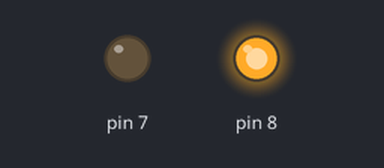
Recording of a sketch running on a simulated Arduino Uno, built with avr-gcc and run on an emulated ATmega328P. On the bench: output pins drawn as LEDs (lit = HIGH).

Above: at 0.5 s.
At 2.5 s:
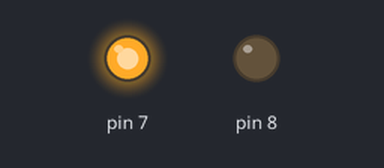
At 4.5 s:
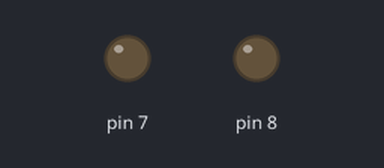
Timing chart, 0 to 7.8 s (numbered marks = the images above):
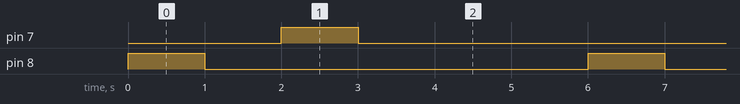

Measured:
- by itself, pin 7, pin 8: alternates HIGH for 1.0 s and LOW for 5.0 s
- by itself, everything shown: repeats every 6.0 s, in 4 steps

The sketch:

Blink.ino
```cpp
void setup( ) {
pinMode( 8, OUTPUT) ;

pinMode( 7, OUTPUT) ;

pinMode( 8, OUTPUT) ;


}
void loop( ) {
digitalWrite( 8, HIGH) ;
delay( 1000) ;
digitalWrite( 8, LOW) ;
delay( 1000) ;

digitalWrite( 7, HIGH) ;
delay( 1000) ;
digitalWrite( 7, LOW) ;
delay( 1000) ;

digitalWrite( 6, HIGH) ;
delay( 1000) ;
digitalWrite( 6, LOW) ;
delay( 1000) ;

}
```
